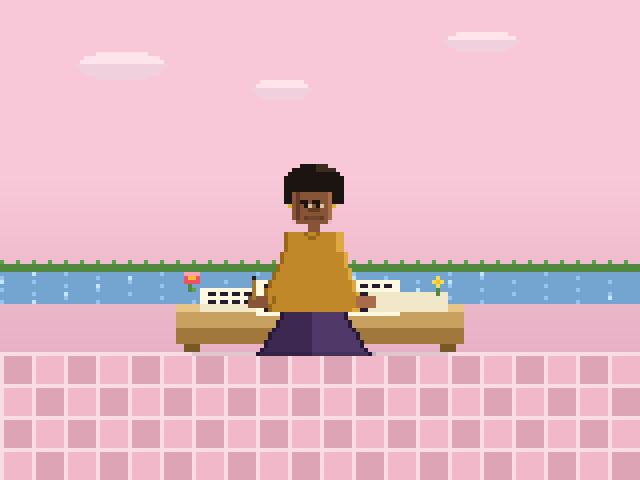
#> input picture game/art-journal/session-03-fan-characters/lorde_01.png, 640 x 480 px
$ python lorde_02.py
#> lines starting #> are read from the running program, lines starting #| are printed output that depends on the picture
#!/usr/bin/env python3
"""
Audre Lorde in EarthBound / Magicant, Attempt 02

Fixes from 01:
- Face reads dark against pink sky background — warm the skin, add cheek-light
- Skirt/floor connection unclear — anchor her with a small cushion under her
- Papers partially overlapping with background water strip — lift table slightly
- Add a tiny more detail to hair highlight for visual richness
"""
from PIL import Image
import os

OUT = os.path.dirname(os.path.abspath(__file__))
img = Image.open(os.path.join(OUT, "lorde_01.png"))
#> img is the input picture: PIL image 640x480 RGB; mean R, G, B 226.6, 185.1, 196.1
img = img.resize((160, 120), Image.NEAREST)
#> img: PIL image 160x120 RGB
px = img.load()
W, H = 160, 120

SKY_B    = (232, 176, 196)
TILE_A   = (240, 184, 200)
TILE_B   = (220, 164, 180)
TILE_G   = (248, 220, 228)
SKIN     = (136, 84, 56)
SKIN_D   = (100, 60, 36)
SKIN_H   = (168, 108, 72)
SKIN_HL  = (192, 132, 92)   # extra bright highlight for pop
HAIR     = (28, 20, 16)
HAIR_H   = (60, 44, 32)
BLOUSE_L = (224, 168, 64)
BLOUSE_M = (192, 136, 40)
BLOUSE_D = (152, 104, 24)
SKIRT_M  = (60, 40, 80)
SKIRT_D  = (40, 24, 56)
SKIRT_L  = (80, 56, 104)
PAPER_L  = (255, 248, 224)
INK      = (36, 28, 44)
TABLE_L  = (232, 196, 136)
TABLE_M  = (200, 160, 96)

FLOOR_Y = H - 32
TABLE_Y = FLOOR_Y - 12

def p(x, y, c):
    if 0 <= x < W and 0 <= y < H:
        px[x, y] = c

def rect(x0, y0, x1, y1, c):
    for y in range(y0, y1):
        for x in range(x0, x1):
            p(x, y, c)

CX = 78
HEAD_Y = TABLE_Y - 30

# ── Fix 1: Warm up the face — add skin highlights to pop against pink sky ──
# The forehead and cheek areas should catch the ambient pink light
# but the face needs more contrast to read

# Warm highlight on right cheek (Magicant ambient is warm-pink)
p(CX + 3, HEAD_Y + 5, SKIN_HL)
p(CX + 3, HEAD_Y + 6, SKIN_HL)
p(CX + 3, HEAD_Y + 7, SKIN_H)

# Forehead highlight
p(CX,     HEAD_Y + 2, SKIN_H)
p(CX + 1, HEAD_Y + 2, SKIN_H)
p(CX + 2, HEAD_Y + 2, SKIN_H)

# Cheekbones — add subtle definition
p(CX + 2, HEAD_Y + 6, SKIN_H)

# Deepen the shadow side for contrast
p(CX - 4, HEAD_Y + 4, SKIN_D)
p(CX - 4, HEAD_Y + 5, SKIN_D)
p(CX - 4, HEAD_Y + 6, SKIN_D)
p(CX - 4, HEAD_Y + 7, SKIN_D)
p(CX - 3, HEAD_Y + 8, SKIN_D)

# ── Fix 2: Hair highlight — slightly more visible texture ─────────────────
# Add a few more HAIR_H pixels at the crown (catching ambient light)
p(CX + 2, HEAD_Y - 4, HAIR_H)
p(CX + 3, HEAD_Y - 4, HAIR_H)
p(CX + 3, HEAD_Y - 3, HAIR_H)
p(CX + 4, HEAD_Y - 3, HAIR_H)
p(CX + 4, HEAD_Y - 2, HAIR_H)
# Also a subtle outline pixel to separate hair from sky at top
for dx in range(-7, 8):
    y_edge = HEAD_Y - 8 + abs(dx) // 2  # approximate top of afro
    if 0 <= CX + dx < W and 0 <= y_edge < H:
        if px[CX + dx, y_edge] == HAIR:
            pass  # already dark, good

# ── Fix 3: Sitting cushion / zafu under her ───────────────────────────────
# A small round cushion visible at floor level grounds her presence
CUSHION_Y = FLOOR_Y - 4
CUSHION_C = (184, 100, 120)   # deep rose cushion
CUSHION_D = (148, 72, 88)     # cushion shadow

for y in range(CUSHION_Y, FLOOR_Y + 1):
    half = 6 - (y - CUSHION_Y) // 2
    for x in range(CX - half, CX + half + 1):
        if px[x, y] in [SKIRT_M, SKIRT_D, SKIRT_L, TILE_A, TILE_B, TILE_G]:
            c = CUSHION_C if y == CUSHION_Y else CUSHION_D
            p(x, y, c)

# ── Fix 4: Papers — patch any that overlapped with water strip ───────────
# The water strip is at y range [FLOOR_Y-20, FLOOR_Y-12] in 160px space
# Table surface papers are at y=[TABLE_Y-9, TABLE_Y+3] = [67, 79] at 1x
# TABLE_Y = FLOOR_Y - 12 = 76, so papers are y=67..79
# Water strip ends at FLOOR_Y-12 = 76 (same as TABLE_Y)
# So the papers may overlap right at the bank line — repaint the center paper

# Confirm center paper is fully above table and water
NB_X = 64
NB_Y = TABLE_Y - 6
rect(NB_X, NB_Y, NB_X + 36, TABLE_Y + 3, PAPER_L)
# Poem lines
for ly in range(NB_Y + 1, TABLE_Y + 2, 2):
    for x in range(NB_X + 2, NB_X + 34, 3):
        p(x, ly, INK)
        p(x + 1, ly, INK)
# Restore table surface underneath paper
for y in range(TABLE_Y, TABLE_Y + 3):
    for x in range(NB_X, NB_X + 36):
        if px[x, y] == PAPER_L:
            pass  # paper on top is fine

# ── Fix 5: Table top — make sure it reads as a surface, not a line ────────
# Repaint the table surface edge in case paper overlap muddied it
rect(44, TABLE_Y, 116, TABLE_Y + 1, TABLE_L)
# Restore papers on top of that
rect(NB_X, TABLE_Y - 6, NB_X + 36, TABLE_Y + 3, PAPER_L)
for ly in range(TABLE_Y - 5, TABLE_Y + 2, 2):
    for x in range(NB_X + 2, NB_X + 34, 3):
        p(x, ly, INK)
        p(x + 1, ly, INK)

# Re-place flowers on top of the table
FX = 46
FY = TABLE_Y - 8
for i in range(4):
    p(FX + i, FY, (255, 160, 176))
    p(FX + i, FY + 2, (240, 80, 100))
p(FX + 1, FY + 1, (240, 192, 48))
p(FX + 2, FY + 1, (240, 192, 48))
p(FX + 1, FY + 3, (80, 136, 64))

FX2 = 108
FY2 = TABLE_Y - 6
p(FX2, FY2, (248, 220, 80));  p(FX2 + 2, FY2, (248, 220, 80))
p(FX2 + 1, FY2 - 1, (248, 220, 80)); p(FX2 + 1, FY2 + 1, (248, 220, 80))
p(FX2 + 1, FY2, (240, 192, 48))
p(FX2 + 1, FY2 + 2, (80, 136, 64))

# ── Save ──────────────────────────────────────────────────────────────────
img.resize((W * 4, H * 4), Image.NEAREST).save(
    os.path.join(OUT, "lorde_02.png"))
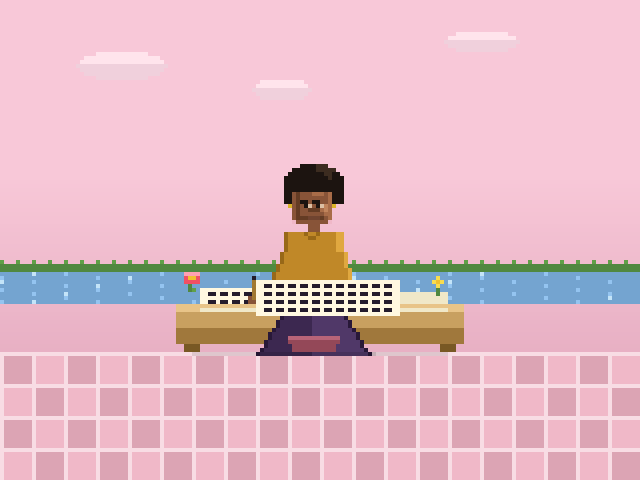
#> saved as lorde_02.png: PIL image 640x480 RGB; mean R, G, B 226.9, 185.7, 197.4
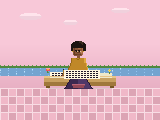
#> img: PIL image 160x120 RGB; mean R, G, B 226.9, 185.7, 197.4
print("done — lorde_02.png")

$ run again, with game/art-journal/session-03-fan-characters/gramsci_01.png copied over game/art-journal/session-03-fan-characters/lorde_01.png
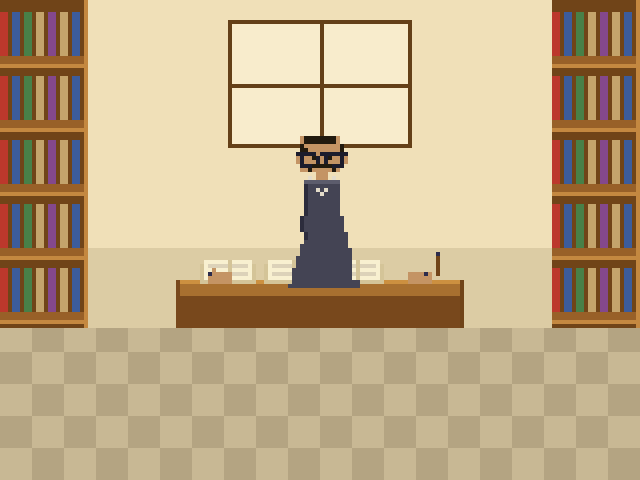
#> input picture game/art-journal/session-03-fan-characters/gramsci_01.png, 640 x 480 px
#> img is the input picture: PIL image 640x480 RGB; mean R, G, B 193.5, 172.5, 137.4
#> `img = img.resize((160, 120), Image.NEAREST)`:
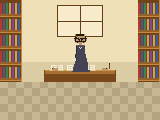
#> img: PIL image 160x120 RGB; mean R, G, B 193.5, 172.5, 137.4
#> `img.resize((W * 4, H * 4), Image.NEAREST).save( os.path.join(OUT, "lor..`:
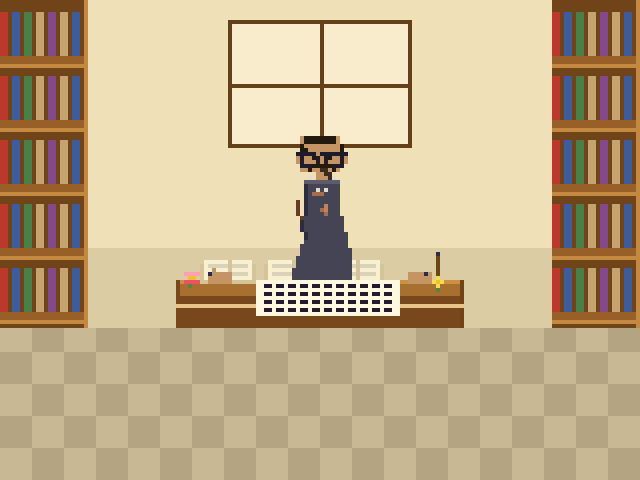
#> saved as lorde_02.png: PIL image 640x480 RGB; mean R, G, B 194.8, 174.3, 139.7
